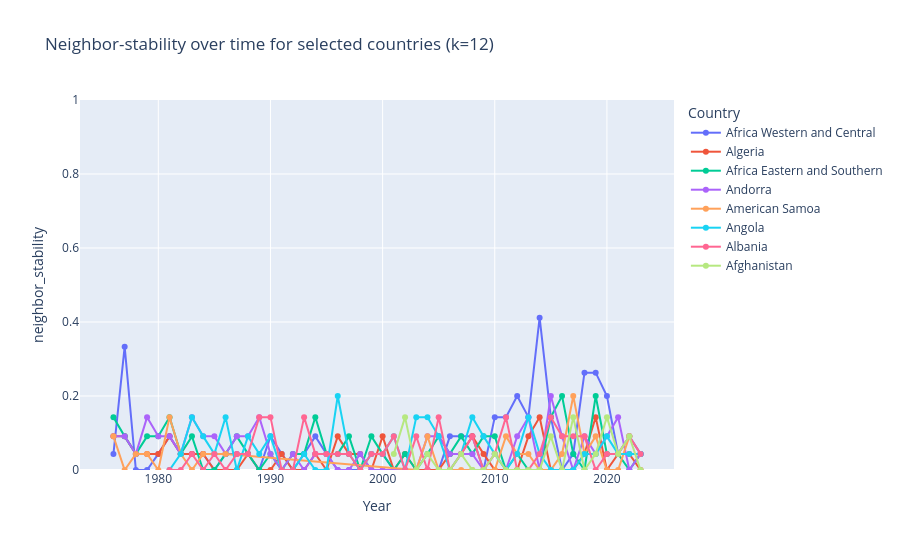

Notebook cell for this chart:
### Markdown cell above
Visual 2: Country-level stability over time (pick a country or a few)

### Code cell
countries_sample = sorted(stability["Country"].dropna().unique().tolist())[:8]  # change this list as needed

fig_cs = px.line(
    stability[stability["Country"].isin(countries_sample)],
    x="Year", y="neighbor_stability", color="Country",
    markers=True, title=f"Neighbor-stability over time for selected countries (k={k})",
    height=550
)
fig_cs.update_layout(yaxis=dict(range=[0,1]))
fig_cs.show()
fig_cs.write_html("figures/task2_country_level_neighbour_stability.html", include_plotlyjs="cdn", full_html=True)

### Figure 1 — Plotly figure (JSON) as saved in the notebook; plotly's stock layout.template omitted (floating-point values rounded to 4 significant figures)
{"data": [{"hovertemplate": "Country=Africa Western and Central<br>Year=%{x}<br>neighbor_stability=%{y}<extra></extra>", "legendgroup": "Africa Western and Central", "line": {"color": "#636efa", "dash": "solid"}, "marker": {"symbol": "circle"}, "mode": "lines+markers", "name": "Africa Western and Central", "orientation": "v", "showlegend": true, "type": "scatter", "x": [1976, 1977, 1978, 1979, 1980, 1981, 1982, 1983, 1984, 1985, 1986, 1987, 1988, 1989, 1990, 1991, 1992, 1993, 1994, 1995, 1996, 1997, 1998, 1999, 2000, 2001, 2002, 2003, 2004, 2005, 2006, 2007, 2008, 2009, 2010, 2011, 2012, 2013, 2014, 2015, 2016, 2017, 2018, 2019, 2020, 2021, 2022, 2023], "xaxis": "x", "y": [0.04348, 0.3333, 0.0, 0.0, 0.04348, 0.09091, 0.04348, 0.04348, 0.04348, 0.0, 0.04348, 0.04348, 0.04348, 0.0, 0.09091, 0.04348, 0.0, 0.04348, 0.09091, 0.04348, 0.0, 0.0, 0.0, 0.04348, 0.04348, 0.0, 0.0, 0.0, 0.0, 0.0, 0.09091, 0.09091, 0.09091, 0.0, 0.1429, 0.1429, 0.2, 0.1429, 0.4118, 0.1429, 0.0, 0.04348, 0.2632, 0.2632, 0.2, 0.04348, 0.09091, 0.04348], "yaxis": "y"}, {"hovertemplate": "Country=Algeria<br>Year=%{x}<br>neighbor_stability=%{y}<extra></extra>", "legendgroup": "Algeria", "line": {"color": "#EF553B", "dash": "solid"}, "marker": {"symbol": "circle"}, "mode": "lines+markers", "name": "Algeria", "orientation": "v", "showlegend": true, "type": "scatter", "x": [1976, 1977, 1978, 1979, 1980, 1981, 1982, 1983, 1984, 1985, 1986, 1987, 1988, 1989, 1990, 1991, 1992, 1993, 1994, 1995, 1996, 1997, 1998, 1999, 2000, 2001, 2002, 2003, 2004, 2005, 2006, 2007, 2008, 2009, 2010, 2011, 2012, 2013, 2014, 2015, 2016, 2017, 2018, 2019, 2020, 2021, 2022, 2023], "xaxis": "x", "y": [0.09091, 0.09091, 0.04348, 0.04348, 0.04348, 0.09091, 0.04348, 0.04348, 0.04348, 0.0, 0.0, 0.0, 0.04348, 0.0, 0.0, 0.04348, 0.0, 0.0, 0.04348, 0.0, 0.09091, 0.04348, 0.04348, 0.0, 0.09091, 0.0, 0.04348, 0.0, 0.0, 0.0, 0.04348, 0.04348, 0.09091, 0.04348, 0.0, 0.0, 0.0, 0.09091, 0.1429, 0.0, 0.0, 0.0, 0.04348, 0.1429, 0.0, 0.04348, 0.04348, 0.0], "yaxis": "y"}, {"hovertemplate": "Country=Africa Eastern and Southern<br>Year=%{x}<br>neighbor_stability=%{y}<extra></extra>", "legendgroup": "Africa Eastern and Southern", "line": {"color": "#00cc96", "dash": "solid"}, "marker": {"symbol": "circle"}, "mode": "lines+markers", "name": "Africa Eastern and Southern", "orientation": "v", "showlegend": true, "type": "scatter", "x": [1976, 1977, 1978, 1979, 1980, 1981, 1982, 1983, 1984, 1985, 1986, 1987, 1988, 1989, 1990, 1991, 1992, 1993, 1994, 1995, 1996, 1997, 1998, 1999, 2000, 2001, 2002, 2003, 2004, 2005, 2006, 2007, 2008, 2009, 2010, 2011, 2012, 2013, 2014, 2015, 2016, 2017, 2018, 2019, 2020, 2021, 2022, 2023], "xaxis": "x", "y": [0.1429, 0.09091, 0.04348, 0.09091, 0.09091, 0.1429, 0.04348, 0.09091, 0.0, 0.0, 0.04348, 0.09091, 0.04348, 0.0, 0.04348, 0.0, 0.04348, 0.04348, 0.1429, 0.04348, 0.04348, 0.09091, 0.0, 0.09091, 0.04348, 0.0, 0.04348, 0.0, 0.04348, 0.09091, 0.04348, 0.09091, 0.04348, 0.09091, 0.09091, 0.0, 0.04348, 0.0, 0.0, 0.1429, 0.2, 0.04348, 0.0, 0.2, 0.04348, 0.04348, 0.0, 0.04348], "yaxis": "y"}, {"hovertemplate": "Country=Andorra<br>Year=%{x}<br>neighbor_stability=%{y}<extra></extra>", "legendgroup": "Andorra", "line": {"color": "#ab63fa", "dash": "solid"}, "marker": {"symbol": "circle"}, "mode": "lines+markers", "name": "Andorra", "orientation": "v", "showlegend": true, "type": "scatter", "x": [1976, 1977, 1978, 1979, 1980, 1981, 1982, 1983, 1984, 1985, 1986, 1987, 1988, 1989, 1990, 1991, 1992, 1993, 1994, 1995, 1996, 1997, 1998, 1999, 2000, 2001, 2002, 2003, 2004, 2005, 2006, 2007, 2008, 2009, 2010, 2011, 2012, 2013, 2014, 2015, 2016, 2017, 2018, 2019, 2020, 2021, 2022, 2023], "xaxis": "x", "y": [0.09091, 0.09091, 0.04348, 0.1429, 0.09091, 0.09091, 0.04348, 0.1429, 0.09091, 0.09091, 0.04348, 0.09091, 0.09091, 0.1429, 0.04348, 0.0, 0.04348, 0.0, 0.04348, 0.04348, 0.0, 0.0, 0.04348, 0.0, 0.0, 0.0, 0.0, 0.0, 0.09091, 0.09091, 0.04348, 0.04348, 0.04348, 0.0, 0.04348, 0.0, 0.09091, 0.1429, 0.0, 0.2, 0.09091, 0.0, 0.09091, 0.04348, 0.09091, 0.1429, 0.0, 0.04348], "yaxis": "y"}, {"hovertemplate": "Country=American Samoa<br>Year=%{x}<br>neighbor_stability=%{y}<extra></extra>", "legendgroup": "American Samoa", "line": {"color": "#FFA15A", "dash": "solid"}, "marker": {"symbol": "circle"}, "mode": "lines+markers", "name": "American Samoa", "orientation": "v", "showlegend": true, "type": "scatter", "x": [1976, 1977, 1978, 1979, 1980, 1981, 1982, 1983, 1984, 1985, 1986, 2003, 2004, 2005, 2006, 2007, 2008, 2009, 2010, 2011, 2012, 2013, 2014, 2015, 2016, 2017, 2018, 2019, 2020, 2021, 2022], "xaxis": "x", "y": [0.09091, 0.0, 0.04348, 0.04348, 0.0, 0.1429, 0.04348, 0.0, 0.04348, 0.04348, 0.04348, 0.0, 0.09091, 0.0, 0.0, 0.0, 0.0, 0.0, 0.0, 0.09091, 0.04348, 0.04348, 0.0, 0.0, 0.04348, 0.2, 0.04348, 0.09091, 0.0, 0.0, 0.09091], "yaxis": "y"}, {"hovertemplate": "Country=Angola<br>Year=%{x}<br>neighbor_stability=%{y}<extra></extra>", "legendgroup": "Angola", "line": {"color": "#19d3f3", "dash": "solid"}, "marker": {"symbol": "circle"}, "mode": "lines+markers", "name": "Angola", "orientation": "v", "showlegend": true, "type": "scatter", "x": [1981, 1982, 1983, 1984, 1985, 1986, 1987, 1988, 1989, 1990, 1991, 1992, 1993, 1994, 1995, 1996, 1997, 1998, 1999, 2000, 2001, 2002, 2003, 2004, 2005, 2006, 2007, 2008, 2009, 2010, 2011, 2012, 2013, 2014, 2015, 2016, 2017, 2018, 2019, 2020, 2021, 2022, 2023], "xaxis": "x", "y": [0.0, 0.04348, 0.1429, 0.09091, 0.04348, 0.1429, 0.0, 0.09091, 0.04348, 0.09091, 0.0, 0.0, 0.04348, 0.0, 0.0, 0.2, 0.04348, 0.0, 0.04348, 0.04348, 0.09091, 0.0, 0.1429, 0.1429, 0.09091, 0.0, 0.04348, 0.1429, 0.09091, 0.04348, 0.0, 0.04348, 0.1429, 0.04348, 0.0, 0.0, 0.0, 0.04348, 0.04348, 0.09091, 0.04348, 0.04348, 0.04348], "yaxis": "y"}, {"hovertemplate": "Country=Albania<br>Year=%{x}<br>neighbor_stability=%{y}<extra></extra>", "legendgroup": "Albania", "line": {"color": "#FF6692", "dash": "solid"}, "marker": {"symbol": "circle"}, "mode": "lines+markers", "name": "Albania", "orientation": "v", "showlegend": true, "type": "scatter", "x": [1981, 1982, 1983, 1984, 1985, 1986, 1987, 1988, 1989, 1990, 1991, 1992, 1993, 1994, 1995, 1996, 1997, 1998, 1999, 2000, 2001, 2002, 2003, 2004, 2005, 2006, 2007, 2008, 2009, 2010, 2011, 2012, 2013, 2014, 2015, 2016, 2017, 2018, 2019, 2020, 2021, 2022, 2023], "xaxis": "x", "y": [0.0, 0.0, 0.04348, 0.0, 0.04348, 0.0, 0.04348, 0.04348, 0.1429, 0.1429, 0.0, 0.0, 0.1429, 0.04348, 0.04348, 0.04348, 0.04348, 0.0, 0.04348, 0.04348, 0.09091, 0.0, 0.09091, 0.0, 0.1429, 0.0, 0.04348, 0.09091, 0.0, 0.04348, 0.1429, 0.0, 0.0, 0.04348, 0.1429, 0.09091, 0.09091, 0.09091, 0.0, 0.04348, 0.04348, 0.09091, 0.04348], "yaxis": "y"}, {"hovertemplate": "Country=Afghanistan<br>Year=%{x}<br>neighbor_stability=%{y}<extra></extra>", "legendgroup": "Afghanistan", "line": {"color": "#B6E880", "dash": "solid"}, "marker": {"symbol": "circle"}, "mode": "lines+markers", "name": "Afghanistan", "orientation": "v", "showlegend": true, "type": "scatter", "x": [2001, 2002, 2003, 2004, 2005, 2006, 2007, 2008, 2009, 2010, 2011, 2012, 2013, 2014, 2015, 2016, 2017, 2018, 2019, 2020, 2021, 2022, 2023], "xaxis": "x", "y": [0.04348, 0.1429, 0.0, 0.04348, 0.0, 0.0, 0.04348, 0.0, 0.0, 0.04348, 0.0, 0.0, 0.0, 0.0, 0.09091, 0.0, 0.1429, 0.0, 0.04348, 0.1429, 0.04348, 0.09091, 0.0], "yaxis": "y"}], "layout": {"height": 550, "legend": {"title": {"text": "Country"}, "tracegroupgap": 0}, "title": {"text": "Neighbor-stability over time for selected countries (k=12)"}, "xaxis": {"anchor": "y", "domain": [0, 1], "title": {"text": "Year"}}, "yaxis": {"anchor": "x", "domain": [0, 1], "range": [0, 1], "title": {"text": "neighbor_stability"}}}}
